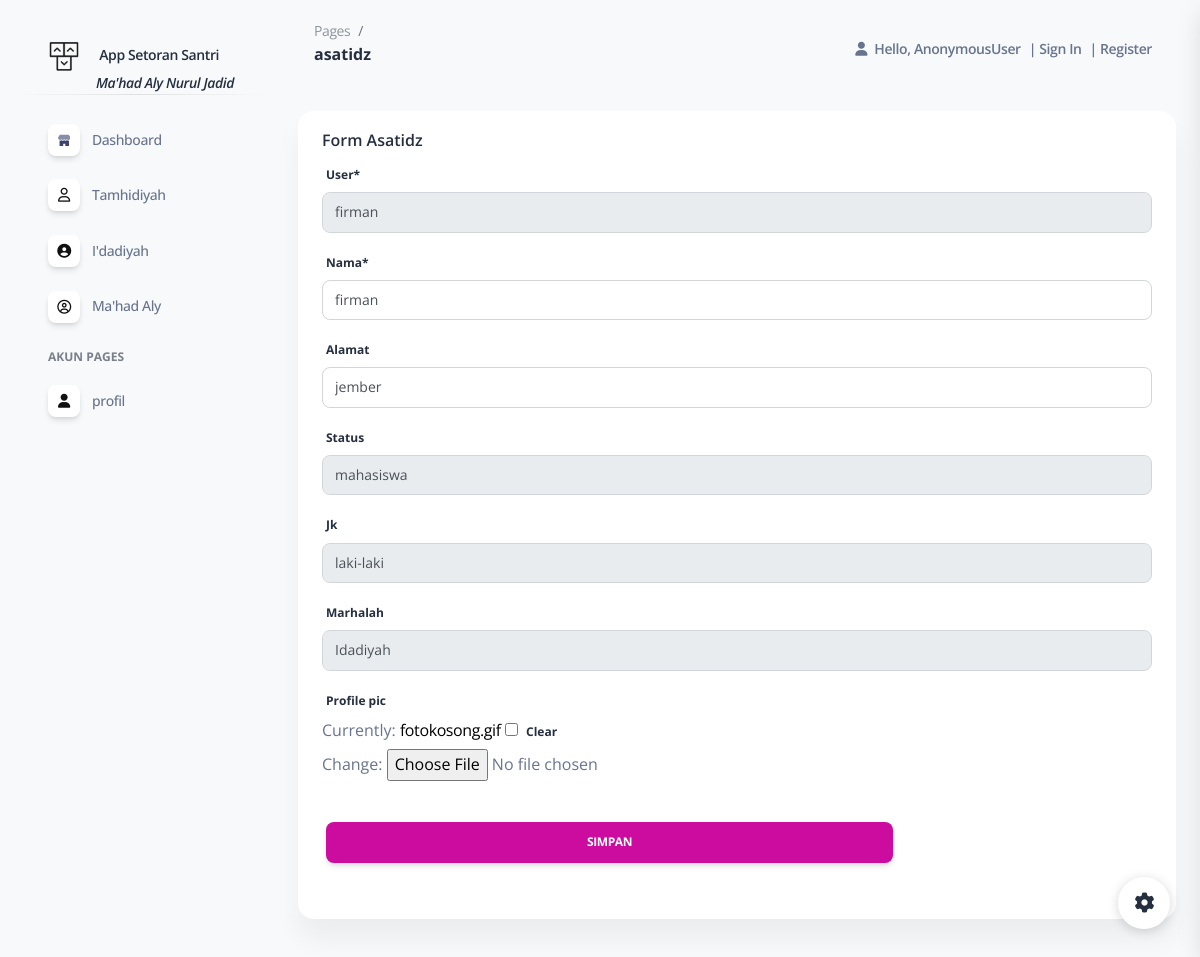
Page /upasatidz/1 on the committed database.
### appstor/models.py (models this page shows, shortened)
class Asatidz(models.Model):
    jenis={
        ('laki-laki','laki-laki'),
        ('perempuan','perempuan')
     }
    statusp={
        ('siswa','siswa'),
        ('mahasiswa','mahasiswa'),
        ('salaf','salaf')
     }
    marhalah={
        ('Tamhidiyah','Tamhidiyah'),
        ('Idadiyah','Idadiyah'),
        ('Mahad Aly','Mahad Aly'),
     }
    jns={
        ('nubzah','nubzah'),
        ('fathul qorib','fathul qorib'),
        ('fathul muin','fathul muin'),
        ('faroid','faroid'),
        ('arudl','arudl'),
        ('mantiq','mantiq'),
        ('balaghoh','balaghoh'),
        ('qowaid fiqh','qowaid fiqh'),
        ('usul fiqh','usul fiqh'),
     }
    user = models.OneToOneField(User, null=True, on_delete=models.CASCADE)
    nama = models.CharField(max_length=200, blank=False, null=True)
    alamat = models.CharField( max_length=200, blank=True, null=True)
    status = models.CharField(choices=statusp, max_length=200, blank=True, null=True)
    jk = models.CharField(choices=jenis, max_length=20, blank=True, null=True)
    marhalah= models.CharField(choices=marhalah, max_length=30, blank=True, null=True)
    profile_pic = models.ImageField(default='fotokosong.png', blank=True)

### appstor/views.py (the view)
def upasatidz(request,p):
    ups = Asatidz.objects.get(id=p)
    formsan = AsatidzForm(instance=ups)
    if request.method == 'POST':
        formedit = AsatidzForm(request.POST, instance=ups)
        if formedit.is_valid:
            formedit.save()
            return redirect('/asatidz')
    context = {
         'judul' : 'asatidz',
         'form' : formsan,
        }
    return render(request, 'crud/tambahasatidz.html', context)

### appstor/forms.py
class AsatidzForm(ModelForm):
    class Meta:
      model = Asatidz
      fields= '__all__'

### appstor/templates/crud/tambahasatidz.html (shortened to what this page needs)
{% extends "data/main.html" %}
{% block content %}
{% load crispy_forms_tags %}
{% load static %}
<div class="container-fluid">
    <div class="row mt-3">
        <div class="col-12">
            <div class="card mb-4">
                <div class="ms-4 mt-3  pe-md-3 d-flex align-items-center">
                    <div class="me-md-2 w-25">
                        <h6 style="border: 3px;">Form Asatidz</h6>
                    </div>
                </div>
                <div class="card-body px-0 pt-0 pb-2">
                    <div class="table-responsive p-0">
                        <div class="container">
                            <form action="" method="POST">
                                {{ form|crispy }}
                                <br>
                                <div class=" position-relative row   ms-1 mt-0 me-md-3">
                                    <button class="btn btn-primary w-70" value="Save" type="submit">Simpan</button>
                                </div>
                            </form>
                        </div>
                    </div>
                </div>
            </div>
        </div>
    </div>
</div>
{% endblock content %}

### rows in the picture
Asatidz: user "firman", nama "firman", alamat "jember", status "mahasiswa", jk "laki-laki", marhalah "Idadiyah"

### other values in the picture
{{ judul }} "asatidz"
{{ request.user }} "AnonymousUser"
